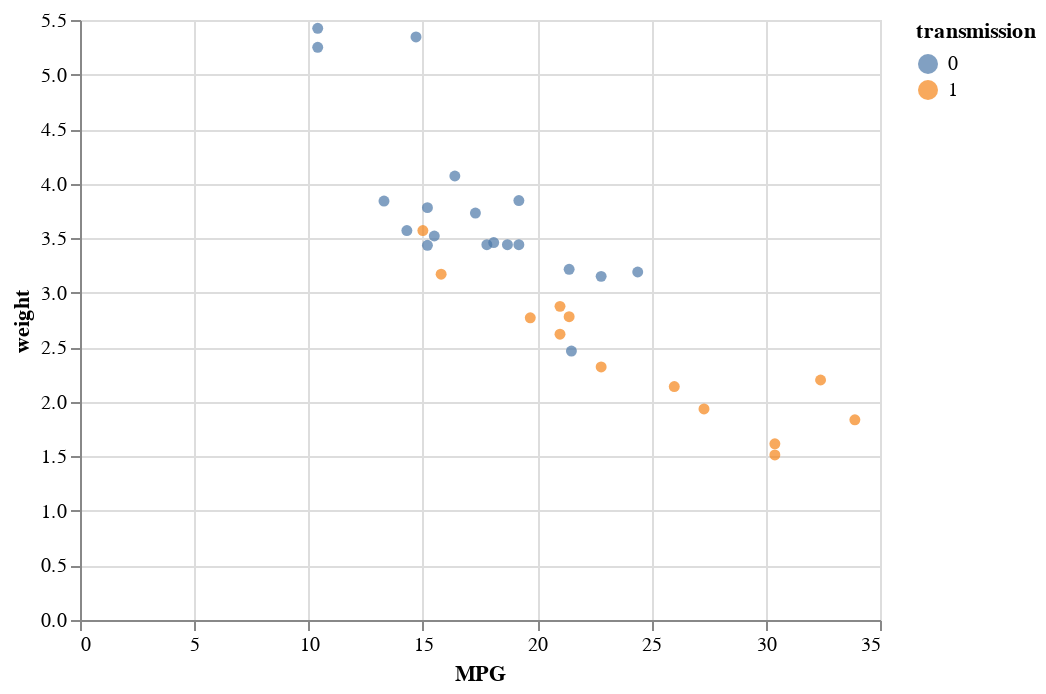

The code cell stored with this chart in its notebook:
### Markdown cell above
This would be a bit easier to read if the dots were filled so we could better see the colors. Luckily we can easily override the "global" properties of points to make them filled (`.mark_point(filled=True)`). Alternatively, you could use `.mark_circle`, which is a filled `.mark_point`. You can read more about this and see more options on the [Altair website](https://altair-viz.github.io/user_guide/customization.html).

### Code cell
#2.3 Change the look of the marks (filled)

alt.Chart(mtcars).mark_point(filled=True).encode(
    x='MPG',
    y="weight",
    color="transmission:N"
)

### Figure 1 — Vega-Lite specification as saved in the notebook (floating-point values rounded to 4 significant figures)
{"config": {"view": {"continuousWidth": 400, "continuousHeight": 300}}, "data": {"name": "data-9409cf149fcd97d1b95049972fed8558"}, "mark": {"type": "point", "filled": true}, "encoding": {"color": {"field": "transmission", "type": "nominal"}, "x": {"field": "MPG", "type": "quantitative"}, "y": {"field": "weight", "type": "quantitative"}}, "$schema": "https://vega.github.io/schema/vega-lite/v4.17.0.json", "datasets": {"data-9409cf149fcd97d1b95049972fed8558": [{"model": "Mazda RX4", "MPG": 21.0, "cylinders": 6, "displacement": 160.0, "HP": 110, "rear_axle_ratio": 3.9, "weight": 2.62, "qsec": 16.46, "vs": 0, "transmission": 1, "gears": 4, "carb": 4}, {"model": "Mazda RX4 Wag", "MPG": 21.0, "cylinders": 6, "displacement": 160.0, "HP": 110, "rear_axle_ratio": 3.9, "weight": 2.875, "qsec": 17.02, "vs": 0, "transmission": 1, "gears": 4, "carb": 4}, {"model": "Datsun 710", "MPG": 22.8, "cylinders": 4, "displacement": 108.0, "HP": 93, "rear_axle_ratio": 3.85, "weight": 2.32, "qsec": 18.61, "vs": 1, "transmission": 1, "gears": 4, "carb": 1}, {"model": "Hornet 4 Drive", "MPG": 21.4, "cylinders": 6, "displacement": 258.0, "HP": 110, "rear_axle_ratio": 3.08, "weight": 3.215, "qsec": 19.44, "vs": 1, "transmission": 0, "gears": 3, "carb": 1}, {"model": "Hornet Sportabout", "MPG": 18.7, "cylinders": 8, "displacement": 360.0, "HP": 175, "rear_axle_ratio": 3.15, "weight": 3.44, "qsec": 17.02, "vs": 0, "transmission": 0, "gears": 3, "carb": 2}, {"model": "Valiant", "MPG": 18.1, "cylinders": 6, "displacement": 225.0, "HP": 105, "rear_axle_ratio": 2.76, "weight": 3.46, "qsec": 20.22, "vs": 1, "transmission": 0, "gears": 3, "carb": 1}, {"model": "Duster 360", "MPG": 14.3, "cylinders": 8, "displacement": 360.0, "HP": 245, "rear_axle_ratio": 3.21, "weight": 3.57, "qsec": 15.84, "vs": 0, "transmission": 0, "gears": 3, "carb": 4}, {"model": "Merc 240D", "MPG": 24.4, "cylinders": 4, "displacement": 146.7, "HP": 62, "rear_axle_ratio": 3.69, "weight": 3.19, "qsec": 20.0, "vs": 1, "transmission": 0, "gears": 4, "carb": 2}, {"model": "Merc 230", "MPG": 22.8, "cylinders": 4, "displacement": 140.8, "HP": 95, "rear_axle_ratio": 3.92, "weight": 3.15, "qsec": 22.9, "vs": 1, "transmission": 0, "gears": 4, "carb": 2}, {"model": "Merc 280", "MPG": 19.2, "cylinders": 6, "displacement": 167.6, "HP": 123, "rear_axle_ratio": 3.92, "weight": 3.44, "qsec": 18.3, "vs": 1, "transmission": 0, "gears": 4, "carb": 4}, {"model": "Merc 280C", "MPG": 17.8, "cylinders": 6, "displacement": 167.6, "HP": 123, "rear_axle_ratio": 3.92, "weight": 3.44, "qsec": 18.9, "vs": 1, "transmission": 0, "gears": 4, "carb": 4}, {"model": "Merc 450SE", "MPG": 16.4, "cylinders": 8, "displacement": 275.8, "HP": 180, "rear_axle_ratio": 3.07, "weight": 4.07, "qsec": 17.4, "vs": 0, "transmission": 0, "gears": 3, "carb": 3}, {"model": "Merc 450SL", "MPG": 17.3, "cylinders": 8, "displacement": 275.8, "HP": 180, "rear_axle_ratio": 3.07, "weight": 3.73, "qsec": 17.6, "vs": 0, "transmission": 0, "gears": 3, "carb": 3}, {"model": "Merc 450SLC", "MPG": 15.2, "cylinders": 8, "displacement": 275.8, "HP": 180, "rear_axle_ratio": 3.07, "weight": 3.78, "qsec": 18.0, "vs": 0, "transmission": 0, "gears": 3, "carb": 3}, {"model": "Cadillac Fleetwood", "MPG": 10.4, "cylinders": 8, "displacement": 472.0, "HP": 205, "rear_axle_ratio": 2.93, "weight": 5.25, "qsec": 17.98, "vs": 0, "transmission": 0, "gears": 3, "carb": 4}, {"model": "Lincoln Continental", "MPG": 10.4, "cylinders": 8, "displacement": 460.0, "HP": 215, "rear_axle_ratio": 3.0, "weight": 5.424, "qsec": 17.82, "vs": 0, "transmission": 0, "gears": 3, "carb": 4}, {"model": "Chrysler Imperial", "MPG": 14.7, "cylinders": 8, "displacement": 440.0, "HP": 230, "rear_axle_ratio": 3.23, "weight": 5.345, "qsec": 17.42, "vs": 0, "transmission": 0, "gears": 3, "carb": 4}, {"model": "Fiat 128", "MPG": 32.4, "cylinders": 4, "displacement": 78.7, "HP": 66, "rear_axle_ratio": 4.08, "weight": 2.2, "qsec": 19.47, "vs": 1, "transmission": 1, "gears": 4, "carb": 1}, {"model": "Honda Civic", "MPG": 30.4, "cylinders": 4, "displacement": 75.7, "HP": 52, "rear_axle_ratio": 4.93, "weight": 1.615, "qsec": 18.52, "vs": 1, "transmission": 1, "gears": 4, "carb": 2}, {"model": "Toyota Corolla", "MPG": 33.9, "cylinders": 4, "displacement": 71.1, "HP": 65, "rear_axle_ratio": 4.22, "weight": 1.835, "qsec": 19.9, "vs": 1, "transmission": 1, "gears": 4, "carb": 1}, {"model": "Toyota Corona", "MPG": 21.5, "cylinders": 4, "displacement": 120.1, "HP": 97, "rear_axle_ratio": 3.7, "weight": 2.465, "qsec": 20.01, "vs": 1, "transmission": 0, "gears": 3, "carb": 1}, {"model": "Dodge Challenger", "MPG": 15.5, "cylinders": 8, "displacement": 318.0, "HP": 150, "rear_axle_ratio": 2.76, "weight": 3.52, "qsec": 16.87, "vs": 0, "transmission": 0, "gears": 3, "carb": 2}, {"model": "AMC Javelin", "MPG": 15.2, "cylinders": 8, "displacement": 304.0, "HP": 150, "rear_axle_ratio": 3.15, "weight": 3.435, "qsec": 17.3, "vs": 0, "transmission": 0, "gears": 3, "carb": 2}, {"model": "Camaro Z28", "MPG": 13.3, "cylinders": 8, "displacement": 350.0, "HP": 245, "rear_axle_ratio": 3.73, "weight": 3.84, "qsec": 15.41, "vs": 0, "transmission": 0, "gears": 3, "carb": 4}, {"model": "Pontiac Firebird", "MPG": 19.2, "cylinders": 8, "displacement": 400.0, "HP": 175, "rear_axle_ratio": 3.08, "weight": 3.845, "qsec": 17.05, "vs": 0, "transmission": 0, "gears": 3, "carb": 2}, {"model": "Fiat X1-9", "MPG": 27.3, "cylinders": 4, "displacement": 79.0, "HP": 66, "rear_axle_ratio": 4.08, "weight": 1.935, "qsec": 18.9, "vs": 1, "transmission": 1, "gears": 4, "carb": 1}, {"model": "Porsche 914-2", "MPG": 26.0, "cylinders": 4, "displacement": 120.3, "HP": 91, "rear_axle_ratio": 4.43, "weight": 2.14, "qsec": 16.7, "vs": 0, "transmission": 1, "gears": 5, "carb": 2}, {"model": "Lotus Europa", "MPG": 30.4, "cylinders": 4, "displacement": 95.1, "HP": 113, "rear_axle_ratio": 3.77, "weight": 1.513, "qsec": 16.9, "vs": 1, "transmission": 1, "gears": 5, "carb": 2}, {"model": "Ford Pantera L", "MPG": 15.8, "cylinders": 8, "displacement": 351.0, "HP": 264, "rear_axle_ratio": 4.22, "weight": 3.17, "qsec": 14.5, "vs": 0, "transmission": 1, "gears": 5, "carb": 4}, {"model": "Ferrari Dino", "MPG": 19.7, "cylinders": 6, "displacement": 145.0, "HP": 175, "rear_axle_ratio": 3.62, "weight": 2.77, "qsec": 15.5, "vs": 0, "transmission": 1, "gears": 5, "carb": 6}, {"model": "Maserati Bora", "MPG": 15.0, "cylinders": 8, "displacement": 301.0, "HP": 335, "rear_axle_ratio": 3.54, "weight": 3.57, "qsec": 14.6, "vs": 0, "transmission": 1, "gears": 5, "carb": 8}, {"model": "Volvo 142E", "MPG": 21.4, "cylinders": 4, "displacement": 121.0, "HP": 109, "rear_axle_ratio": 4.11, "weight": 2.78, "qsec": 18.6, "vs": 1, "transmission": 1, "gears": 4, "carb": 2}]}}
